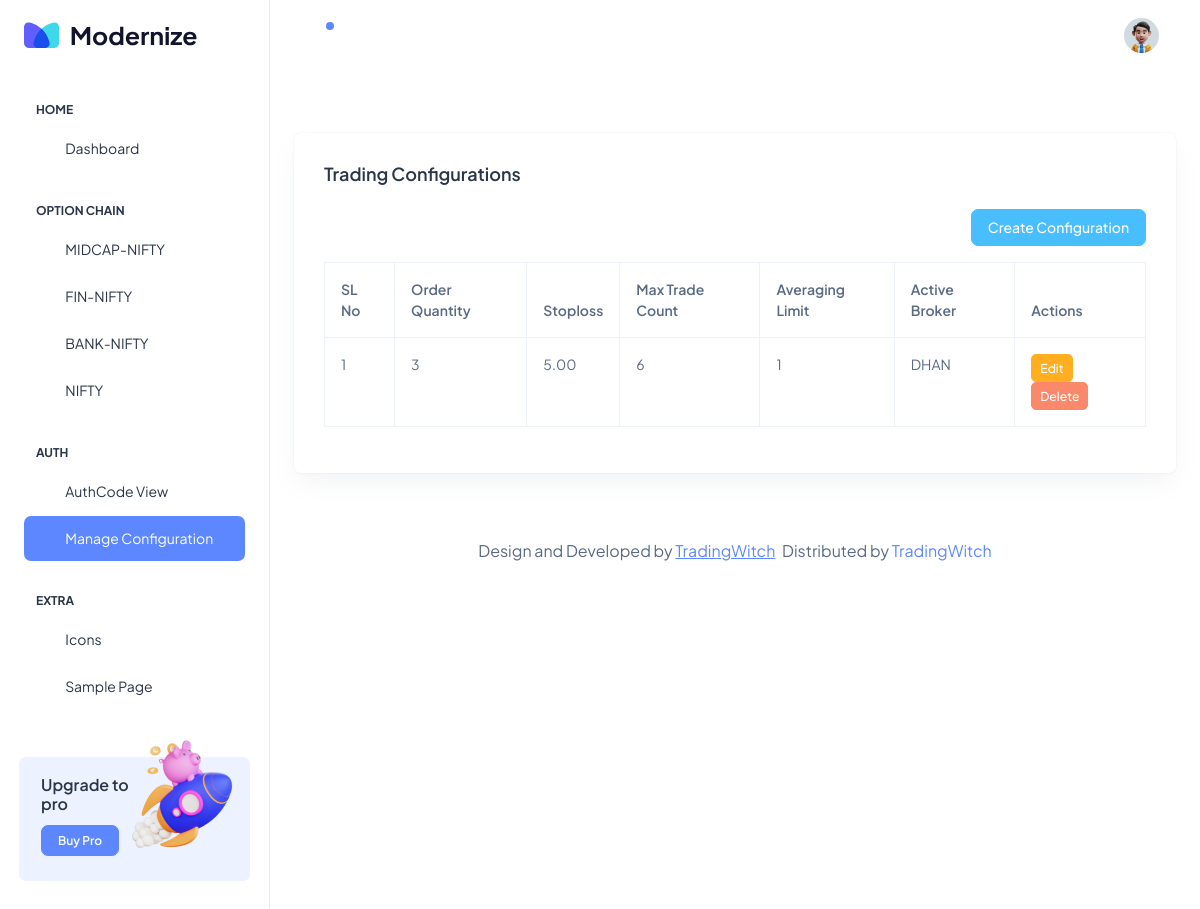
The app's page /configurations/ with its own data.
### trade_app/models.py (models this page shows, shortened)
class TradingConfigurations(models.Model):
    MANUAL = 'MANUAL'
    AUTOMATIC = 'AUTOMATIC'
    DHAN = 'DHAN'
    FYERS = 'FYERS'
    ORDER_QUANTITY_MODE_CHOICES = [
        (MANUAL, 'Manual'),
        (AUTOMATIC, 'Automatic'),
    ]
    BROKERS = [
        (DHAN, 'DHAN'),
        (FYERS, 'FYERS'),
    ]
    name = models.CharField(max_length=100, unique=True)  # Field for configuration name
    default_stop_loss = models.DecimalField(max_digits=7, decimal_places=2, default=0)  # Field for default stoploss
    default_order_quantity = models.IntegerField(default=0)  # Field for default order quantity
    reward_risk_ratio = models.IntegerField(default=0)  # Reward-to-risk ratio
    maximum_loss = models.IntegerField(default=0)  # Field for maximum loss
    maximum_trade_count = models.IntegerField(default=0)  # Field for maximum trade count
    capital_limit_per_order = models.IntegerField(default=0)  # Field for capital limit per order
    total_capital_usage_limit = models.IntegerField(default=0)  # Field for total capital usage limit
    forward_trailing_points = models.IntegerField(default=0)  # Field for forward trailing points
    trailing_to_peak_points = models.IntegerField(default=0)  # Field for trailing to peak points
    reverse_trailing_points = models.IntegerField(default=0)  # Field for reverse trailing points
    stop_loss_limit_slippage = models.DecimalField(max_digits=5, decimal_places=2, default=0)  # Slippage for stop-loss
    last_updated = models.DateTimeField(auto_now=True)
    averaging_limit = models.IntegerField(null=True)  # Averaging limit for orders
    order_quantity_mode = models.CharField(
        max_length=10,
        choices=ORDER_QUANTITY_MODE_CHOICES,
        default=MANUAL,
    )
    scalping_amount_limit = models.IntegerField(default=0)  # Scalping amount limit
    scalping_mode = models.BooleanField(default=False)  # Is scalping mode active
    scalping_stop_loss = models.DecimalField(max_digits=7, decimal_places=2, default=0)  # Scalping stop-loss limit
    scalping_ratio = models.IntegerField(null=True)  # Scalping reward-risk ratio
    straddle_amount_limit = models.IntegerField(null=True)  # Straddle amount limit
    straddle_capital_usage_limit = models.IntegerField(null=True)  # Straddle capital usage limit
    is_over_trade_active = models.BooleanField(default=False)  # Is over-trade feature active
    averaging_quantity = models.IntegerField(default=0)  # Averaging quantity
    active_broker = models.CharField(
        max_length=10,
        choices=BROKERS,
        default=DHAN,
    )
    is_active = models.BooleanField(default=True)  # Is the configuration active

### trade_app/views.py (the view)
# urls.py: path('configurations/', views.trading_configurations_list, name='trading_configurations_list'),
def trading_configurations_list(request):
    configurations = TradingConfigurations.objects.all()  # Fetch all configurations
    context = {
        'configurations': configurations,
    }
    return render(request, 'dashboard/trading_configurations_list.html', context)

### templates/dashboard/trading_configurations_list.html (shortened to what this page needs)
{% extends 'dashboard/index.html' %}
{% load static %}
{% block content %}
<div class="container-fluid" style="max-width:none">
    <div class="card mt-5">
        <div class="card-body">
            <h5 class="card-title fw-semibold mb-4">Trading Configurations</h5>
            <div class="d-flex justify-content-end mb-3">
                <button class="btn btn-secondary" id="addConfigurationBtn">Create Configuration</button>
            </div>
            <table class="table table-bordered">
                <thead>
                    <tr>
                        <th>SL No</th>
                        <th>Order Quantity</th>
                        <th>Stoploss</th>
                        <th>Max Trade Count</th>
                        <th>Averaging Limit</th>
                        <th>Active Broker</th>
                        <th>Actions</th>
                    </tr>
                </thead>
                <tbody>
                    {% for config in configurations %}
                    <tr>
                        <td>{{ forloop.counter }}</td>
                        <td>{{ config.default_order_quantity }}</td>
                        <td>{{ config.default_stop_loss }}</td>
                        <td>{{ config.maximum_trade_count }}</td>
                        <td>{{ config.averaging_limit }}</td>
                        <td>{{ config.get_active_broker_display }}</td>
                        <td>
                            <button class="btn btn-warning btn-sm" onclick="editConfiguration({{ config.id }})">Edit</button>
                            <button class="btn btn-danger btn-sm" onclick="deleteConfiguration({{ config.id }})">Delete</button>
                        </td>
                    </tr>
                    {% endfor %}
                </tbody>
            </table>
        </div>
    </div>
</div>
{% endblock %}

### records on screen
TradingConfigurations: default_order_quantity "3", default_stop_loss "5.00", maximum_trade_count "6", averaging_limit "1", active_broker "DHAN"
